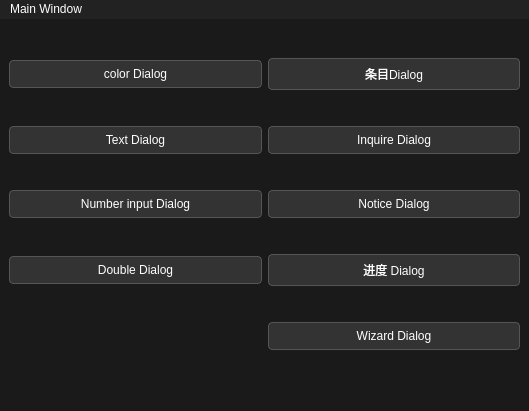
<?xml version="1.0" encoding="UTF-8"?>
<ui version="4.0">
 <class>MainWindow</class>
 <widget class="QMainWindow" name="MainWindow">
  <property name="geometry">
   <rect>
    <x>0</x>
    <y>0</y>
    <width>529</width>
    <height>411</height>
   </rect>
  </property>
  <property name="windowTitle">
   <string>MainWindow</string>
  </property>
  <property name="styleSheet">
   <string notr="true">/* 全局暗黑背景 */
* {
    background-color: #1a1a1a;
    color: #ffffff;
}

/* 主窗口 + 中间面板 */
QMainWindow, QWidget#centralwidget {
    background-color: #1a1a1a;
    color: white;
}

/* 向导对话框（你现在看不清的那个） */
QWizard, QWizardPage {
    background-color: #1a1a1a;
    color: white;
}

/* 所有文字标签 */
QLabel {
    color: white;
}

/* 按钮样式 */
QPushButton {
    background-color: #333333;
    color: white;
    border: 1px solid #555555;
    padding: 6px 12px;
    border-radius: 4px;
}
QPushButton:hover {
    background-color: #444444;
}
QPushButton:pressed {
    background-color: #555555;
}

/* 输入框、文本框 */
QLineEdit, QTextEdit {
    background-color: #2a2a2a;
    color: white;
    border: 1px solid #555555;
    padding: 4px;
}

/* 菜单栏 */
QMenuBar {
    background-color: #222222;
    color: white;
}
QMenuBar::item:selected {
    background-color: #444444;
}

/* 菜单 */
QMenu {
    background-color: #2b2b2b;
    color: white;
}
QMenu::item:selected {
    background-color: #555555;
}

/* 滚动条 */
QScrollBar:vertical {
    background-color: #2a2a2a;
    width: 14px;
}
QScrollBar::handle:vertical {
    background-color: #666666;
    min-height: 20px;
}

/* 修正 Wizard 底部白色按钮栏 */
QWizard QDialogButtonBox, QWizard QPushButton#qt_wizard_finish, QWizard QPushButton#qt_wizard_cancel {
    background-color: #1a1a1a;
    color: white;
    border: 1px solid #555;
}
QWizard QDialogButtonBox {
    background-color: #1a1a1a;
}</string>
  </property>
  <widget class="QWidget" name="centralwidget">
   <layout class="QGridLayout" name="gridLayout">
    <item row="1" column="1">
     <widget class="QPushButton" name="pushButton_3">
      <property name="text">
       <string>Inquire Dialog</string>
      </property>
     </widget>
    </item>
    <item row="0" column="1">
     <widget class="QPushButton" name="pushButton_2">
      <property name="text">
       <string>条目Dialog</string>
      </property>
     </widget>
    </item>
    <item row="0" column="0">
     <widget class="QPushButton" name="colorBtn">
      <property name="text">
       <string>color Dialog</string>
      </property>
     </widget>
    </item>
    <item row="2" column="0">
     <widget class="QPushButton" name="NumberBtn">
      <property name="text">
       <string>Number input Dialog</string>
      </property>
     </widget>
    </item>
    <item row="4" column="1">
     <widget class="QPushButton" name="pushButton_6">
      <property name="text">
       <string>Wizard Dialog</string>
      </property>
     </widget>
    </item>
    <item row="1" column="0">
     <widget class="QPushButton" name="textBtn">
      <property name="text">
       <string>Text Dialog</string>
      </property>
     </widget>
    </item>
    <item row="3" column="0">
     <widget class="QPushButton" name="pushButton">
      <property name="text">
       <string>Double Dialog</string>
      </property>
     </widget>
    </item>
    <item row="2" column="1">
     <widget class="QPushButton" name="pushButton_4">
      <property name="text">
       <string>Notice Dialog</string>
      </property>
     </widget>
    </item>
    <item row="3" column="1">
     <widget class="QPushButton" name="pushButton_5">
      <property name="text">
       <string>进度 Dialog</string>
      </property>
     </widget>
    </item>
   </layout>
  </widget>
  <widget class="QMenuBar" name="menubar">
   <property name="geometry">
    <rect>
     <x>0</x>
     <y>0</y>
     <width>529</width>
     <height>17</height>
    </rect>
   </property>
   <widget class="QMenu" name="menuMain_Window">
    <property name="styleSheet">
     <string notr="true">QMainWindow, QWidget#centralwidget {
    background-color: black;
}</string>
    </property>
    <property name="title">
     <string>Main Window</string>
    </property>
   </widget>
   <addaction name="menuMain_Window"/>
  </widget>
  <widget class="QStatusBar" name="statusbar"/>
 </widget>
 <resources/>
 <connections/>
</ui>
